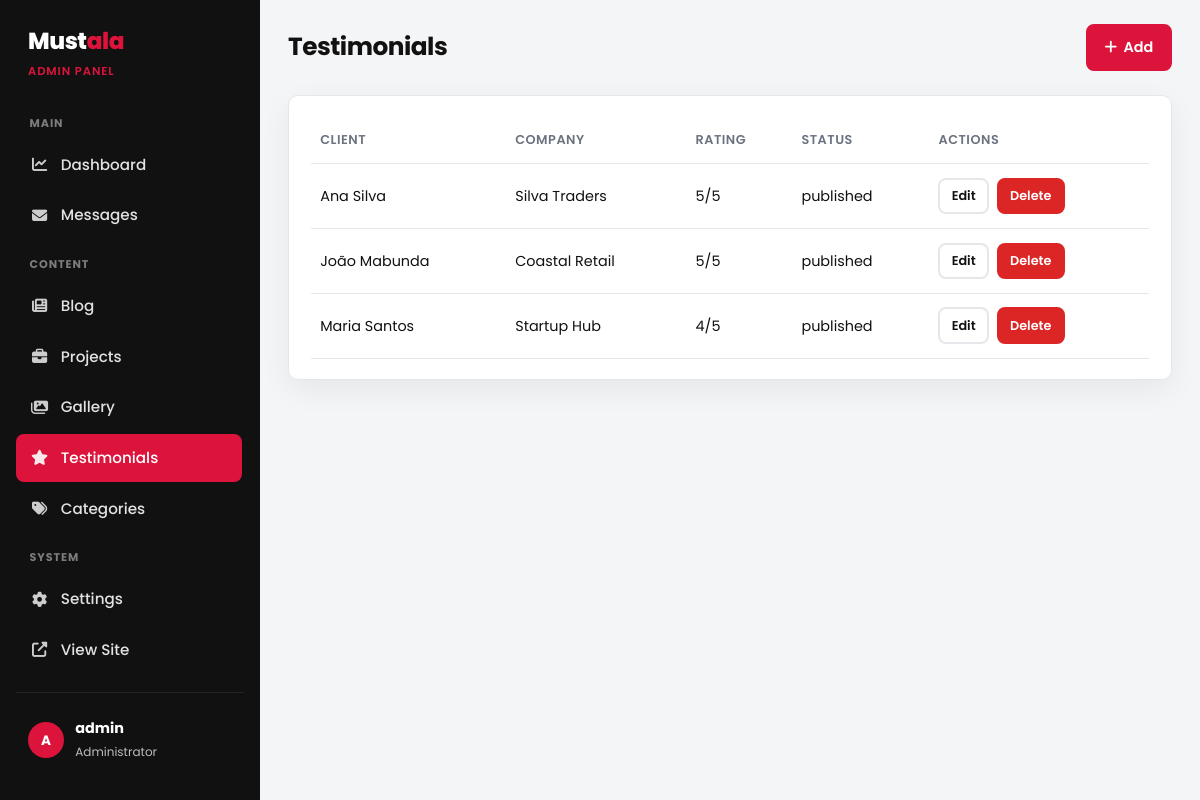
Screenshot of /admin/testimonials.php (signed in) with the database file from the repository.
### tables this page shows
CREATE TABLE IF NOT EXISTS testimonials (
  id INT UNSIGNED AUTO_INCREMENT PRIMARY KEY,
  client_name VARCHAR(100) NOT NULL,
  company VARCHAR(150) DEFAULT NULL,
  role VARCHAR(100) DEFAULT NULL,
  content TEXT NOT NULL,
  rating TINYINT UNSIGNED DEFAULT 5,
  client_image VARCHAR(255) DEFAULT NULL,
  company_logo VARCHAR(255) DEFAULT NULL,
  is_featured TINYINT(1) DEFAULT 1,
  status ENUM('draft','published') DEFAULT 'published',
  created_at TIMESTAMP DEFAULT CURRENT_TIMESTAMP
);

### includes/functions.php (called while the page is built, shortened)
<?php
function e(?string $str): string
{
    return htmlspecialchars($str ?? '', ENT_QUOTES, 'UTF-8');
}
function url(string $path = ''): string
{
    $path = ltrim($path, '/');
    return BASE_URL . '/' . $path;
}

### admin/testimonials.php (the view, shortened to what this page needs)
<?php
require_once dirname(__DIR__) . '/includes/functions.php';
$db = getDB();
    ?>
    <?php
$rows = $db->query('SELECT * FROM testimonials ORDER BY created_at DESC')->fetchAll();
$adminActions = '<a class="btn" href="' . url('admin/testimonials.php?action=new') . '"><i class="fas fa-plus"></i> Add</a>';
require __DIR__ . '/includes/header.php';
?>
<div class="panel">
    <table>
        <thead><tr><th>Client</th><th>Company</th><th>Rating</th><th>Status</th><th>Actions</th></tr></thead>
        <tbody>
        <?php foreach ($rows as $r): ?>
            <tr>
                <td><?= e($r['client_name']) ?></td>
                <td><?= e($r['company'] ?? '—') ?></td>
                <td><?= (int)$r['rating'] ?>/5</td>
                <td><?= e($r['status']) ?></td>
                <td class="actions">
                    <a class="btn btn-sm btn-secondary" href="<?= url('admin/testimonials.php?action=edit&id=' . $r['id']) ?>">Edit</a>
                    <a class="btn btn-sm btn-danger" href="<?= url('admin/testimonials.php?action=delete&id=' . $r['id']) ?>" onclick="return confirm('Delete?')">Delete</a>
                </td>
            </tr>
        <?php endforeach; ?>
        </tbody>
    </table>
</div>
<?php require __DIR__ . '/includes/footer.php'; ?>

### assets/css/admin.css (style rules this page uses)
:root { --a-bg: #f4f5f7; --a-panel: #ffffff; --a-sidebar: #111111; --a-border: #e5e7eb; --a-text: #111111; --a-muted: #6b7280; --a-crimson: #dc143c; --a-crimson-soft: rgba(220, 20, 60, 0.1); --a-sidebar-text: rgba(255, 255, 255, 0.72); --a-radius: 10px; --a-shadow: 0 10px 30px rgba(17, 17, 17, 0.06); --font: "Poppins", sans-serif; }
*, *::before, *::after { box-sizing: border-box; margin: 0; padding: 0; }
body.admin-body { font-family: var(--font); background: var(--a-bg); color: var(--a-text); min-height: 100vh; line-height: 1.55; }
a { color: inherit; text-decoration: none; }
.panel { background: var(--a-panel); border: 1px solid var(--a-border); border-radius: var(--a-radius); padding: 1.25rem 1.35rem; margin-bottom: 1.25rem; box-shadow: var(--a-shadow); }
.btn { display: inline-flex; align-items: center; gap: 0.4rem; padding: 0.65rem 1.05rem; border-radius: 8px; border: 2px solid var(--a-crimson); font-weight: 600; font-size: 0.9rem; cursor: pointer; background: var(--a-crimson); color: #fff; transition: 0.2s ease; }
.btn-secondary { background: #fff; color: var(--a-text); border-color: var(--a-border); }
.btn-danger { background: #dc2626; border-color: #dc2626; color: #fff; }
.btn-sm { padding: 0.4rem 0.7rem; font-size: 0.8rem; }
.actions { display: flex; gap: 0.5rem; flex-wrap: wrap; align-items: center; }
table { width: 100%; border-collapse: collapse; }
th, td { text-align: left; padding: 0.85rem 0.6rem; border-bottom: 1px solid var(--a-border); vertical-align: middle; font-size: 0.9rem; }
th { color: var(--a-muted); font-weight: 600; font-size: 0.8rem; text-transform: uppercase; letter-spacing: 0.04em; }

### rows the page displays
testimonials: client_name "Ana Silva", company "Silva Traders", rating "5", status "published"
testimonials: client_name "João Mabunda", company "Coastal Retail", rating "5", status "published"
testimonials: client_name "Maria Santos", company "Startup Hub", rating "4", status "published"

### other values shown
mb_strtoupper(mb_substr($adminName, 0, 1)) "A"
$adminName "admin"
$adminTitle "Testimonials"
